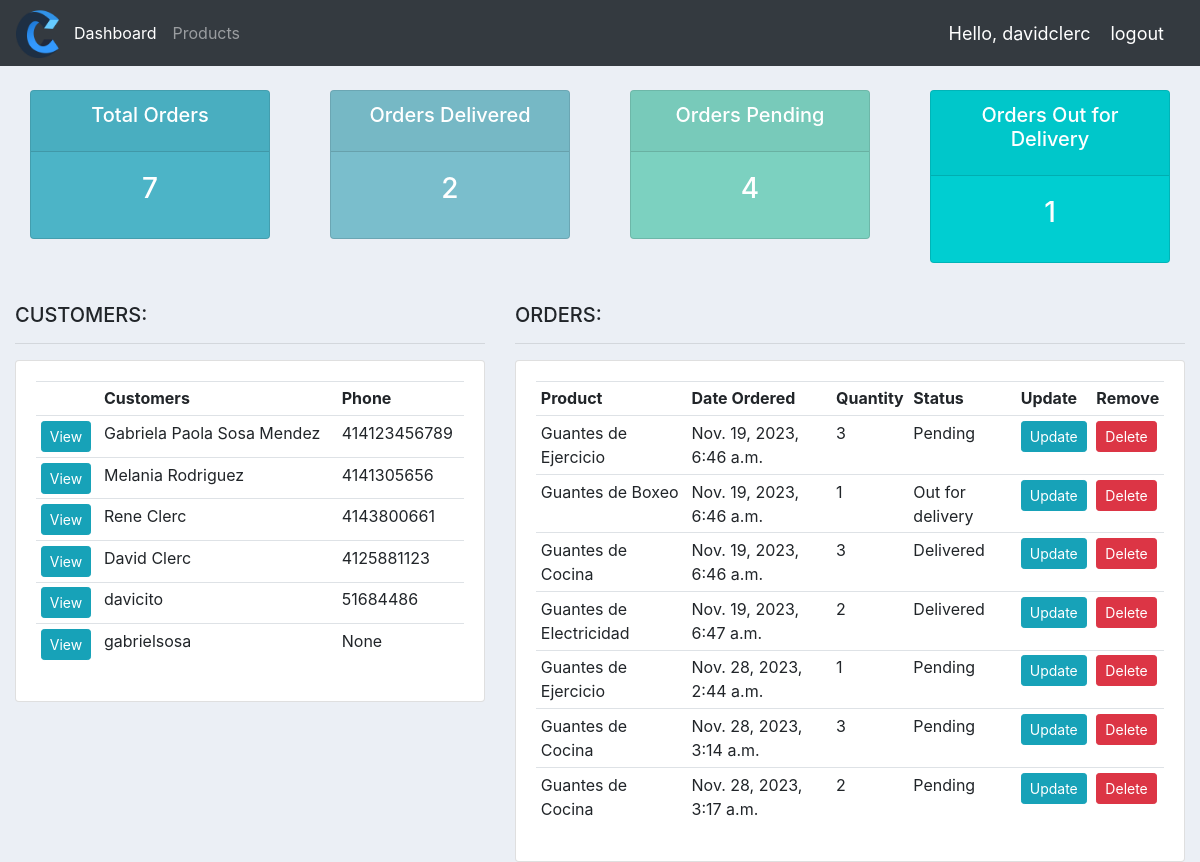
The app's page / (signed in) with its own data.
### accounts/models.py (models this page shows, shortened)
class Customer(Model):
    user = models.OneToOneField(User, null=True, blank=True, on_delete=models.CASCADE) #CASCADE means that whenever an user is deleted, the relationship to that customer will be deleted as well. A OneToOne field means that an user can have one customer and a customer can only have one user.
    name = models.CharField(max_length=200, null=True)
    phone = models.IntegerField(null=True)
    email = models.EmailField(null=True)
    date_created = models.DateTimeField(auto_now_add=True, null=True, blank=True)

class Order(Model):
    customer = models.ForeignKey(Customer, null=True, on_delete= models.SET_NULL)
    product = models.ForeignKey(Product, null=True, on_delete= models.SET_NULL)
    quantity = models.IntegerField(null=True)
    STATUS = (
                ('Pending','Pending'),
                ('Out for delivery','Out for delivery'),
                ('Delivered','Delivered'),
            )
    status = models.CharField(max_length=200, null=True, choices=STATUS)
    date_created = models.DateTimeField(auto_now_add=True, null=True, blank=True)
    note = models.CharField(max_length=1000, null=True, blank=True)

class Product(Model):
    CATEGORY = (
                ('Indoor','Indoor'),
                ('Outdoor','Outdoor'),
                ('Mixed','Mixed'),
            )
    name = models.CharField(max_length=200, null=True)
    price = models.FloatField(null=True)
    category = models.CharField(max_length=200, null=True, choices=CATEGORY)
    description = models.CharField(max_length=200, null=True, blank=True)
    date_created = models.DateTimeField(auto_now_add=True, null=True, blank=True)
    tags = models.ManyToManyField(Tag)
    def __str__(self):
        return self.name

### accounts/decorators.py (the view)
    def wrapper_func(request, *args,**kwargs):
        group = None
        if request.user.groups.exists():
            group = request.user.groups.all()[0].name
        if group == 'customer':
            return redirect('user-page')
        if group == 'admin':
            return view_func(request, *args,**kwargs)

### accounts/views.py (called while the page is built)
@login_required(login_url='login') #people must be logged in to access this page. Otherwise, it'll be redirected to the login page.
@admin_only
def home(request):
    orders = Order.objects.all()
    customers = Customer.objects.all()
    out_for_delivery = orders.filter(status ='Out for delivery').count()
    delivered = orders.filter(status ='Delivered').count()
    pending = orders.filter(status ='Pending').count()
    total_orders = orders.count()
    context = {'orders':orders, 'customers':customers, 'total_orders':total_orders, 'delivered':delivered, 'pending':pending, 'out_for_delivery':out_for_delivery}
    return render(request, 'accounts/dashboard.html', context)

### accounts/templates/accounts/dashboard.html (shortened to what this page needs)
{% extends "accounts/main.html" %}
{% block content%}
{%  include "accounts/status.html" %}
<br>
<div class="row">
      <div class="col-md-5">
        <h5>CUSTOMERS:</h5>
        <hr>
        <div class="card card-body">
          <table class="table table-sm">
              <tr>
                  <th></th>
                  <th>Customers</th>
                  <th>Phone</th>
              </tr>
              {% for customer in customers %}
                  <tr>
                      <td><a class="btn btn-sm btn-info" href="{% url 'customer' customer.id %}">View</td>
                      <td>{{customer.name}}</td>
                      <td>{{customer.phone}}</td>
                  </tr>
              {% endfor %}
            </table>
        </div>
      </div>
      <div class="col-md-7">
        <h5>ORDERS:</h5>
        <hr>
        <div class="card card-body">
          <table class="table table-sm">
              <tr>
                  <th>Product</th>
                  <th>Date Ordered</th>
                  <th>Quantity</th>
                  <th>Status</th>
                  <th>Update</th>
                  <th>Remove</th>
              </tr>
              {% for order in orders %}
                  <tr>
                      <td>{{order.product}}</td>
                      <td>{{order.date_created}}</td>
                      <td>{{order.quantity}}</td>
                      <td>{{order.status}}</td>
                      <td><a class="btn btn-sm btn-info" href="{% url 'update_order' order.id %}">Update</a></td>
                      <td><a class="btn btn-sm btn-danger" href="{% url 'delete_order' order.id %}">Delete</a></td>
                  </tr>
              {% endfor %}
            </table>
        </div>
      </div>
{% endblock%}

### accounts/templates/accounts/main.html (shortened to what this page needs)
{% load static %}
<!doctype html>
<html lang="en">
    <head>
        <link rel="stylesheet"
        href="https://cdn.jsdelivr.net/npm/bootstrap@4.0.0/dist/css/bootstrap.min.css"
>
        <link rel="stylesheet" type="text/css" href="{% static '/CSS/main.css' %}">
    </head>
    <body>
        {% include "accounts/navbar.html" %}
        <div class = "container-fluid">
        {% block content%}
        {% endblock %}
        </div>
    </body>
</html>

### accounts/templates/accounts/navbar.html (shortened to what this page needs)
{% load static%}
<nav class="navbar navbar-expand-lg navbar-dark bg-dark">
  <a href="{% url 'home' %}"><img src="{% static 'images/logo example.png'%}" width="50" height="50"/></a>
  <div class="collapse navbar-collapse" id="navbarNav">
    <ul class="navbar-nav">
      {% if request.user.is_staff %}
      <li class="nav-item active">
        <a class="nav-link active" href="{% url 'home' %}">Dashboard</a>
      </li>
      <li class="nav-item">
        <a class="nav-link" href="{% url 'products' %}">Products</a>
      </li>
      {% else %}
      <li class="nav-item">
        <a class="nav-link" href="{% url 'accountSettingsCustomer' %}">Settings</a>
      </li>
      {% endif %}
    </ul>
  </div>
  <span class="logout-msg">Hello, {{request.user}}</span>
  <span><a  class="logout-msg" href="{% url 'logout' %}">logout</a></span>
</nav>

### accounts/templates/accounts/status.html
<br>
<div class="row">
    <div class="col">
        <div class="col-md">
            <div class="card text-center text-white  mb-3" id="total-orders">
                <div class="card-header">
                    <h5 class="card-title">Total Orders</h5>
                </div>
                <div class="card-body">
                    <h3 class="card-title">{{total_orders}}</h3>
                </div>
            </div>
        </div>
    </div>
    <div class="col">
        <div class="col-md">
            <div class="card text-center text-white  mb-3" id="orders-delivered">
                <div class="card-header">
                    <h5 class="card-title">Orders Delivered</h5>
                </div>
                <div class="card-body">
                    <h3 class="card-title">{{delivered}}</h3>
                </div>
            </div>
        </div>
    </div>
    <div class="col">
        <div class="col-md">
            <div class="card text-center text-white  mb-3" id="orders-pending">
                <div class="card-header">
                    <h5 class="card-title">Orders Pending</h5>
                </div>
                <div class="card-body">
                    <h3 class="card-title">{{pending}}</h3>
                </div>
            </div>
        </div>
    </div>
    <div class="col">
        <div class="col-md">
            <div class="card text-center text-white  mb-3" id="orders-out-for-delivery">
                <div class="card-header">
                    <h5 class="card-title">Orders Out for Delivery</h5>
                </div>
                <div class="card-body">
                    <h3 class="card-title">{{out_for_delivery}}</h3>
                </div>
            </div>
        </div>
    </div>
</div>

### static/CSS/main.css (style rules this page uses)
body { background-color: #ebeff5; }
#total-orders { background-color: #4cb4c7; }
#orders-delivered { background-color: #7abecc; }
#orders-pending { background-color: #7CD1C0; }
#orders-out-for-delivery { background-color: #00ced1; }

### accounts/templates/accounts/navbar.html (style rules this page uses)
.logout-msg { font-size: 18px; color: #fff; margin-right: 20px; }

### records on screen
Customer: name "Gabriela Paola Sosa Mendez", phone "414123456789"
Customer: name "Melania Rodriguez", phone "4141305656"
Customer: name "Rene Clerc", phone "4143800661"
Customer: name "David Clerc", phone "4125881123"
Customer: name "davicito", phone "51684486"
Customer: name "gabrielsosa", phone "None"
Order: product "Guantes de Ejercicio", date_created "Nov. 19, 2023, 6:46 a.m.", quantity "3", status "Pending"
Order: product "Guantes de Boxeo", date_created "Nov. 19, 2023, 6:46 a.m.", quantity "1", status "Out for delivery"
Order: product "Guantes de Cocina", date_created "Nov. 19, 2023, 6:46 a.m.", quantity "3", status "Delivered"
Order: product "Guantes de Electricidad", date_created "Nov. 19, 2023, 6:47 a.m.", quantity "2", status "Delivered"
Order: product "Guantes de Ejercicio", date_created "Nov. 28, 2023, 2:44 a.m.", quantity "1", status "Pending"
Order: product "Guantes de Cocina", date_created "Nov. 28, 2023, 3:14 a.m.", quantity "3", status "Pending"
Order: product "Guantes de Cocina", date_created "Nov. 28, 2023, 3:17 a.m.", quantity "2", status "Pending"

### other values on screen
{{ request.user }} "davidclerc"
{{ total_orders }} "7"
{{ delivered }} "2"
{{ pending }} "4"
{{ out_for_delivery }} "1"
